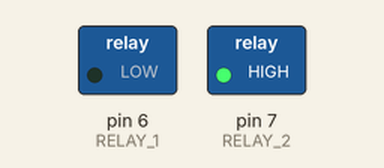
This sketch was run on a simulated Arduino Uno, built with avr-gcc and run on an emulated ATmega328P. On the bench: switched loads named in the sketch (green lamp = pin HIGH).

Above: at 0.5 s.
At 1.5 s:
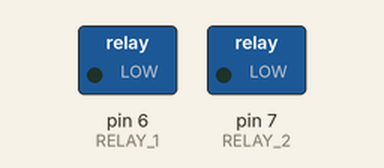
At 3.0 s:
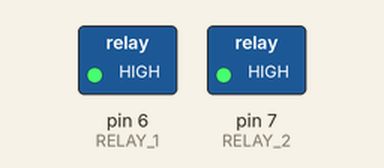
Timing chart, 0 to 5.2 s (numbered marks = the images above):
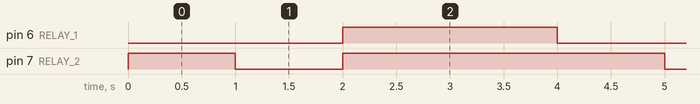

The sketch:

relais_aansturen.ino
```cpp
// cursus microprocessoren
// Riekus .Bennink

#define RELAY_1 6
#define RELAY_2 7
int waarde;

void setup() {
  Serial.begin(9600);
  pinMode(RELAY_1, OUTPUT);
  pinMode(RELAY_2, OUTPUT);
  digitalWrite(RELAY_1, HIGH);
  digitalWrite(RELAY_2, HIGH);
}


void loop() {
  digitalWrite(RELAY_1,LOW);
  delay(1000);
  digitalWrite(RELAY_2,LOW);
  delay(1000);
  digitalWrite(RELAY_1, HIGH);
  digitalWrite(RELAY_2, HIGH);
  delay(2000);

}
```

Measured:
- by itself, pin 6 (RELAY_1): alternates HIGH for 2.0 s and LOW for 2.0 s
- by itself, pin 7 (RELAY_2): alternates HIGH for 3.0 s and LOW for 1.0 s
- by itself, everything shown: repeats every 4.0 s, in 3 steps
